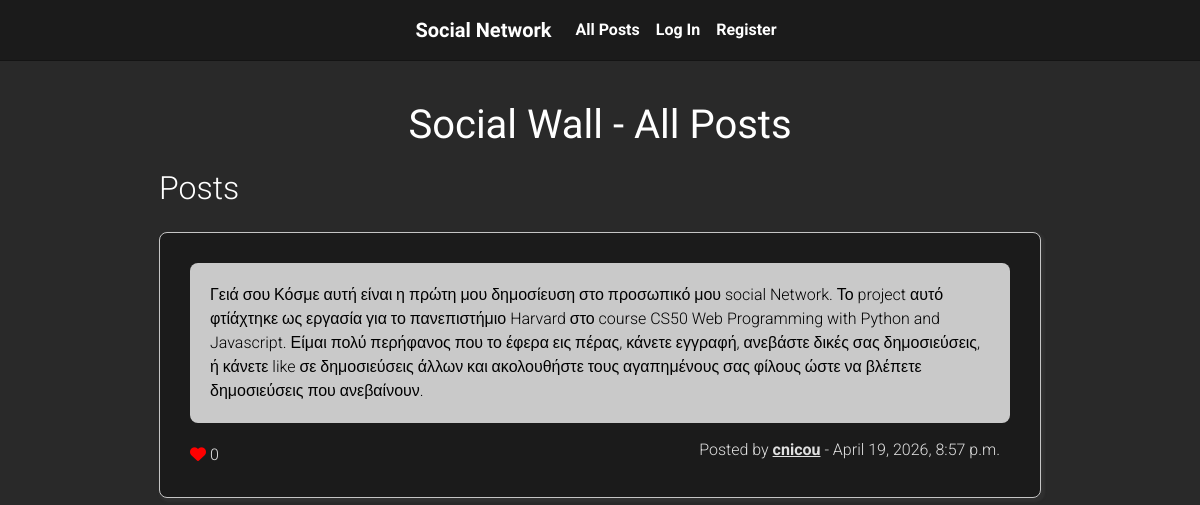
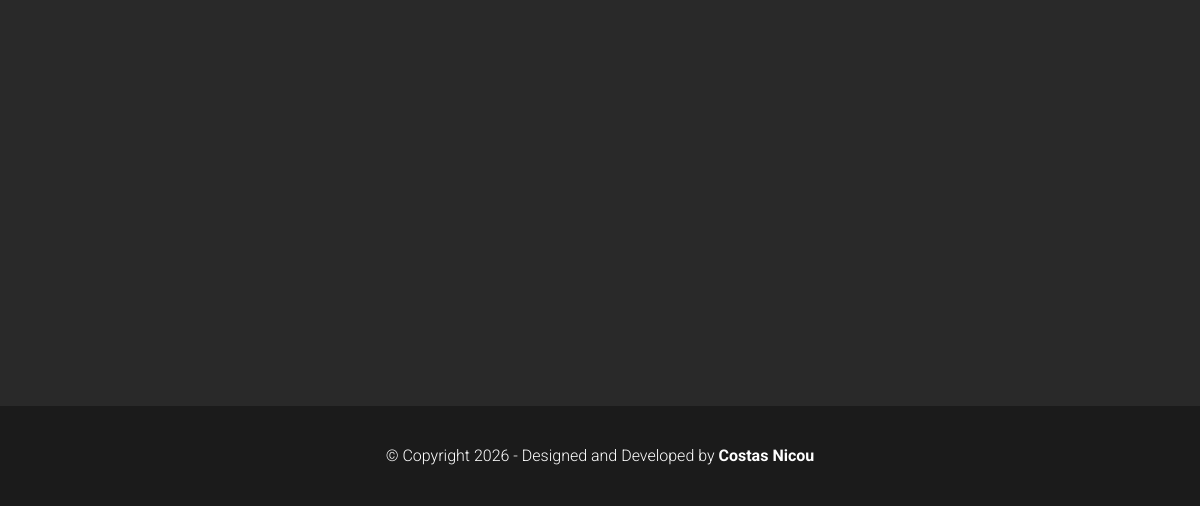
/?page=3, run on an earlier commit of the app's database (2 pictures, top to bottom).
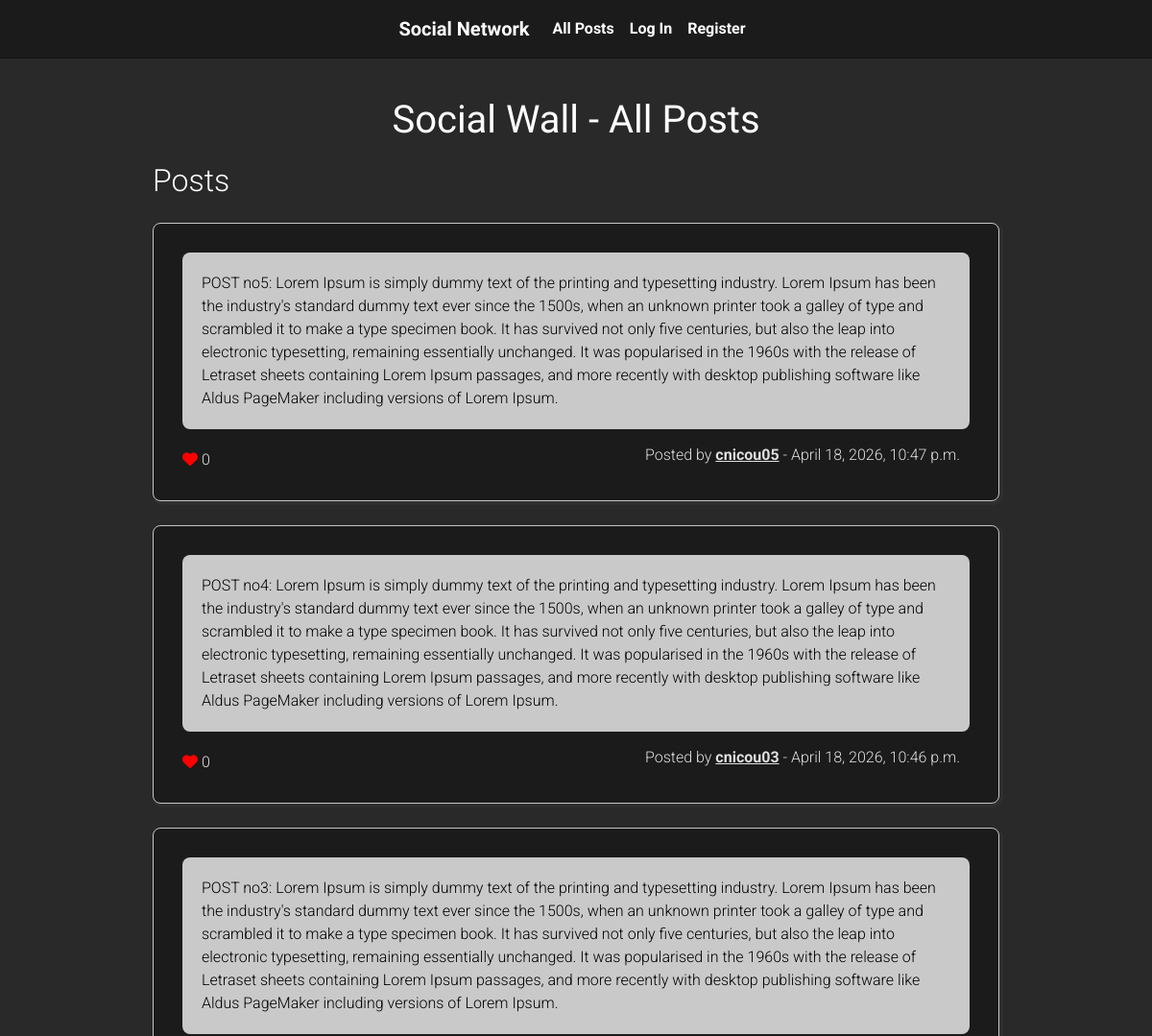
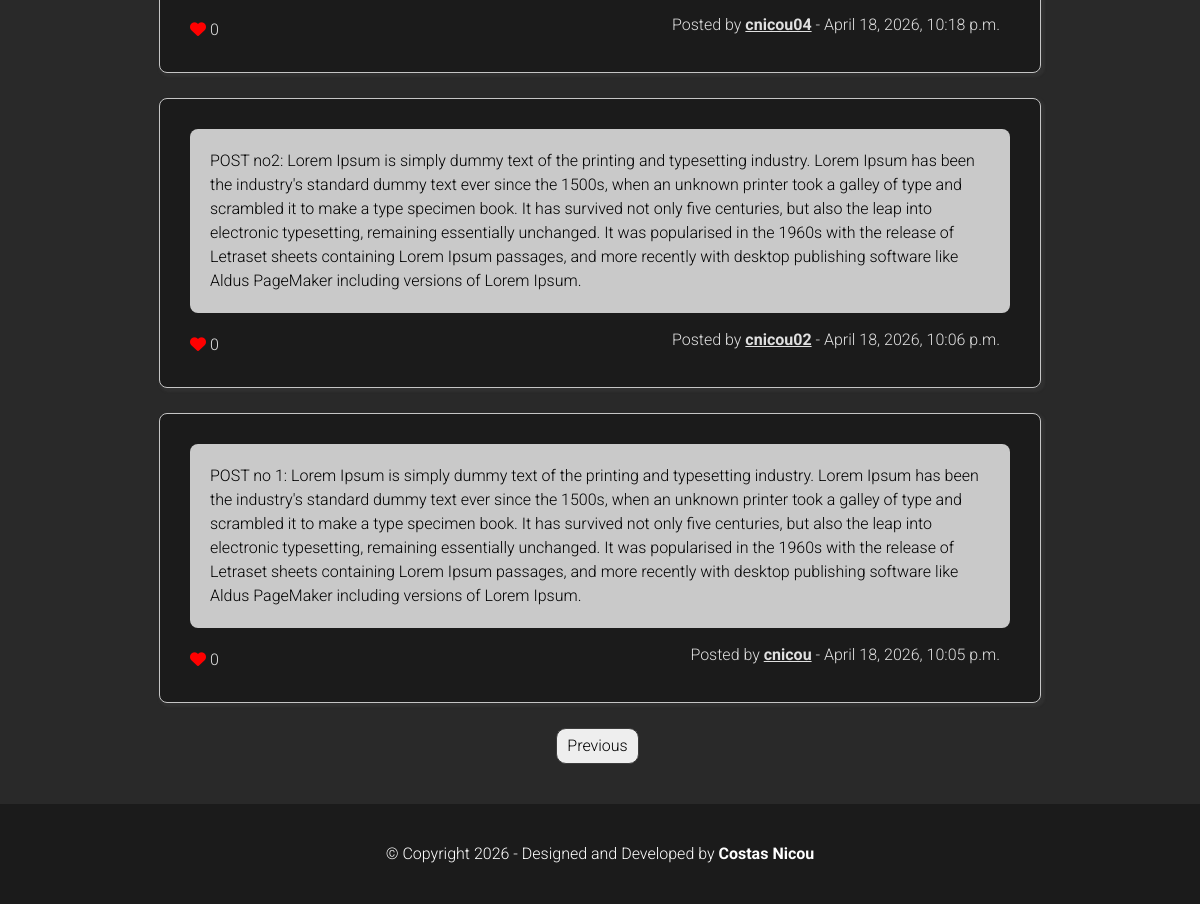
And on a later commit of the database (2 pictures, top to bottom).
### network/models.py (models this page shows, shortened)
class Post(models.Model):
    user = models.ForeignKey(User, on_delete=models.CASCADE, related_name="user_posts")
    content = models.TextField()
    creation_date = models.DateTimeField(auto_now_add=True)
    likes = models.ManyToManyField(User, related_name="liked_posts", blank=True)

class User(AbstractUser):
    pass

### network/views.py (the view, shortened to what this page needs)
# urls.py: path("", views.index, name="index"),
def index(request):
    postform = PostForm()
    all_posts = Post.objects.all().order_by('-creation_date')
    editpostform = EditPostForm()
    for post in all_posts:
        post.editpostform = EditPostForm(initial={"content":post.content})
    already_liked = False
    paginator = Paginator(all_posts, 10) # Show 10 per page.
    page_number = request.GET.get('page')
    page_obj = paginator.get_page(page_number)
    for post in page_obj:
        if request.user in post.likes.all():
            post.liked = True
        else:
            post.liked = False
    return render(request, "network/index.html",{
        "all_posts":all_posts,
        "postform":postform,
        "page_obj":page_obj,
        "editpostform":editpostform,
    })

### network/templates/network/index.html (shortened to what this page needs)
{% extends "network/layout.html" %}
{% block body %}
    <main class="main">
        <div class="main-wraper">
            <h1>Social Wall - All Posts</h1>
            <div class="flexing">
                <div class="main-content">
                    <div class="all_posts">
                        <h2>Posts</h2>
                        {% for post in page_obj %}
                        <div class="post" id="post-{{post.id}}">
                            <p class="post-content">{{post.content}}</p>
                            <p class="post-data">Posted by <a href="{% url 'profile' post.user.username %}">{{post.user.username}}</a> - {{ post.creation_date}}</p>
                            <div class="likes">
                                <p><i class="fa-solid fa-heart"></i> <span id="like-{{post.id}}" class="likecount">{% if post.likes.count != 0 %}{{post.likes.count}}{% else %}0{% endif %}</span></p>
                            </div>
                        </div>
                        {% empty %}
                                <p style="text-align: center;">No posts to show</p>
                        {% endfor %}
                    </div>
                    <div class="pagination">
                        <span class="step-links">
                            {% if page_obj.has_previous %}
                                <a href="?page={{ page_obj.previous_page_number }}" class="pagination-step">Previous</a>
                            {% endif %}
                        </span>
                    </div>
                </div>
             </div>
        </div>
    </main>
{% endblock %}

### network/templates/network/layout.html (shortened to what this page needs)
{% load static %}
{% load tz %}
<!DOCTYPE html>
<html lang="en">
    <head>
        <link rel="stylesheet" href="https://stackpath.bootstrapcdn.com/bootstrap/4.4.1/css/bootstrap.min.css">
        <link href="{% static 'network/styles.css' %}" rel="stylesheet">
        <link href="{% static 'assets/css/profile.css' %}" rel="stylesheet">
        <link href="{% static 'assets/css/rwd.css' %}" rel="stylesheet">
    </head>
    <body>
        <nav id="ext-nav" class="navbar navbar-expand justify-content-center navbar-dark bg-light" style="  background-color: rgb(27, 27, 27) !important; padding: 10px 0; border-bottom: 1px solid rgb(20, 20, 20);">
            <a class="navbar-brand" href="{% url 'index' %}">Social Network</a>
            <div class="ext-wraper">
                <ul class="menu-wraper navbar-nav mr-auto text-center">
                    <li class="nav-item">
                    <a class="nav-link" href="{% url 'index' %}">All Posts</a>
                    </li>
                    {% if user.is_authenticated %}
                        <li class="nav-item">
                            <a class="nav-link" href="{% url 'following' %}">Following</a>
                        </li>
                        <li class="nav-item">
                            <a class="nav-link" href="{% url 'logout' %}">Log Out</a>
                        </li>
                    {% else %}
                        <li class="nav-item">
                            <a class="nav-link" href="{% url 'login' %}">Log In</a>
                        </li>
                        <li class="nav-item">
                            <a class="nav-link" href="{% url 'register' %}">Register</a>
                        </li>
                    {% endif %}
                </ul>
            </div>
          </nav>
        <div class="body">
            {% block body %}
            {% endblock %}
        </div>
        <footer class="footer">
            <p>&copy; Copyright 2026 - Designed and Developed by <a href="https://costasnicou.com" target="_blank">Costas Nicou</a></p>
        </footer>
    </body>
</html>

### network/static/network/styles.css (style rules this page uses)
body { background-color: white !important; color: rgb(88, 88, 88); font-family: "Roboto", sans-serif !important; }
p { font-weight: 300; }
a:link, a:visited { color: rgb(224, 224, 224); font-weight: bold; }
h2 { font-weight: 300; }
.post,form,.social-info { border-radius: 8px; }
.navbar-brand { font-family: "Petit Formal Script", cursive; font-style: normal; }
.nav-link,.navbar-brand { color: white !important; }
.main { min-height: 850px; background-color: rgb(41, 41, 41); color: white; }
.main-wraper { width: 80%; margin: 0 auto; padding: 40px; }
.flexing { display: flex; justify-content: center; }
.flexing > * { margin: 20px; }
.main-content { width: 70%; margin: 0 auto; }
.main-content > *:not(last-of-type) { margin-bottom: 20px; }
.main-wraper h1 { text-align: center; margin-bottom: 20px; margin-top: 0; font-weight: 300; color: white; padding: 20px; width: 97%; margin: 0 auto 0 auto; font-weight: 300 !important; font-family: "Petit Formal Script", cursive; font-style: normal; }
.post { background-color: rgb(254, 254, 254); padding: 30px; border: 1px solid rgb(197, 197, 197); -webkit-box-shadow:2px 2px 2px 2px #343434; box-shadow: 2px 2px 2px 2px #303030; position: relative; background-color: rgb(27, 27, 27); color: rgb(224, 224, 224); transition: all .4s; }
.post .post-content { background-color: #c9c9c9; color: black; padding: 20px; border-radius: 8px; }
.post p a:link,.post p a:visited { color: rgb(224, 224, 224); text-decoration: underline; }
.post:not(last-of-type) { margin-bottom: 25px; }
.post:first-of-type { margin-top: 25px; }
.post p { margin: 0; }
.post-data { position: absolute; bottom: 35px; right: 40px; }
.likes { display: flex; justify-content: flex-start; margin-top: 20px; align-items: center; }
.likes > * { margin-right: 10px; }
.fa-solid.fa-heart { color: red; }
.pagination { justify-content: center; width: 60%; margin: 0 auto; }
.pagination-step:link,.pagination-step:visited { margin-right: 5px; padding: 5px 10px; border-radius: 10px; display: inline-block; border: 1px solid rgb(61, 61, 61); font-weight: 300; transition: all .3s; background-color: rgb(238, 238, 238); color: black; }
.footer { height: 100px; background-color: rgb(81, 108, 145); background-color: rgb(27, 27, 27); display: flex; text-align: center; justify-content: center; align-items: center; color: white; }
.footer p { margin: 0; }
.footer p a:link,.footer p a:visited { font-weight: bold; color: white; }

### network/static/assets/css/profile.css (style rules this page uses)
.main-content { position: relative; }

### network/static/assets/css/rwd.css (style rules this page uses)
@media (min-width: 1025px) and (max-width: 1440px) { .main-wraper { width: 85%; margin: 0 auto; padding: 20px; } }
@media (min-width: 1025px) and (max-width: 1440px) { .main-content { width: 90%; margin: 0 auto; } }

What changed in the data, as far as the page shows it:
removed Post: content "Γειά σου Κόσμε αυτή είναι η πρώτη μου δημοσίευση στο προσωπικό μου social Network. Το project αυτό φτίάχτηκε ως εργασία για το πανεπιστήμιο Harvard στο course CS50 Web Programming with Python and Javascript. Είμαι πολύ περήφανος που το έφερα εις πέρας, κάνετε εγγραφή, ανεβάστε δικές σας δημοσιεύσεις, ή κάνετε like σε δημοσιεύσεις άλλων και ακολουθήστε τους αγαπημένους σας φίλους ώστε να βλέπετε δημοσιεύσεις που ανεβαίνουν.", user.username "cnicou", creation_date "April 19, 2026, 8:57 p.m."
added Post: content "POST no5: Lorem Ipsum is simply dummy text of the printing and typesetting industry. Lorem Ipsum has been the industry's standard dummy text ever since the 1500s, when an unknown printer took a galley of type and scrambled it to make a type specimen book. It has survived not only five centuries, but also the leap into electronic typesetting, remaining essentially unchanged. It was popularised in the 1960s with the release of Letraset sheets containing Lorem Ipsum passages, and more recently with desktop publishing software like Aldus PageMaker including versions of Lorem Ipsum.", user.username "cnicou05", creation_date "April 18, 2026, 10:47 p.m."
added Post: content "POST no4: Lorem Ipsum is simply dummy text of the printing and typesetting industry. Lorem Ipsum has been the industry's standard dummy text ever since the 1500s, when an unknown printer took a galley of type and scrambled it to make a type specimen book. It has survived not only five centuries, but also the leap into electronic typesetting, remaining essentially unchanged. It was popularised in the 1960s with the release of Letraset sheets containing Lorem Ipsum passages, and more recently with desktop publishing software like Aldus PageMaker including versions of Lorem Ipsum.", user.username "cnicou03", creation_date "April 18, 2026, 10:46 p.m."
added Post: content "POST no3: Lorem Ipsum is simply dummy text of the printing and typesetting industry. Lorem Ipsum has been the industry's standard dummy text ever since the 1500s, when an unknown printer took a galley of type and scrambled it to make a type specimen book. It has survived not only five centuries, but also the leap into electronic typesetting, remaining essentially unchanged. It was popularised in the 1960s with the release of Letraset sheets containing Lorem Ipsum passages, and more recently with desktop publishing software like Aldus PageMaker including versions of Lorem Ipsum.", user.username "cnicou04", creation_date "April 18, 2026, 10:18 p.m."
added Post: content "POST no2: Lorem Ipsum is simply dummy text of the printing and typesetting industry. Lorem Ipsum has been the industry's standard dummy text ever since the 1500s, when an unknown printer took a galley of type and scrambled it to make a type specimen book. It has survived not only five centuries, but also the leap into electronic typesetting, remaining essentially unchanged. It was popularised in the 1960s with the release of Letraset sheets containing Lorem Ipsum passages, and more recently with desktop publishing software like Aldus PageMaker including versions of Lorem Ipsum.", user.username "cnicou02", creation_date "April 18, 2026, 10:06 p.m."
added Post: content "POST no 1: Lorem Ipsum is simply dummy text of the printing and typesetting industry. Lorem Ipsum has been the industry's standard dummy text ever since the 1500s, when an unknown printer took a galley of type and scrambled it to make a type specimen book. It has survived not only five centuries, but also the leap into electronic typesetting, remaining essentially unchanged. It was popularised in the 1960s with the release of Letraset sheets containing Lorem Ipsum passages, and more recently with desktop publishing software like Aldus PageMaker including versions of Lorem Ipsum.", user.username "cnicou", creation_date "April 18, 2026, 10:05 p.m."
Also different on the page:
text now shown: "Previous"
